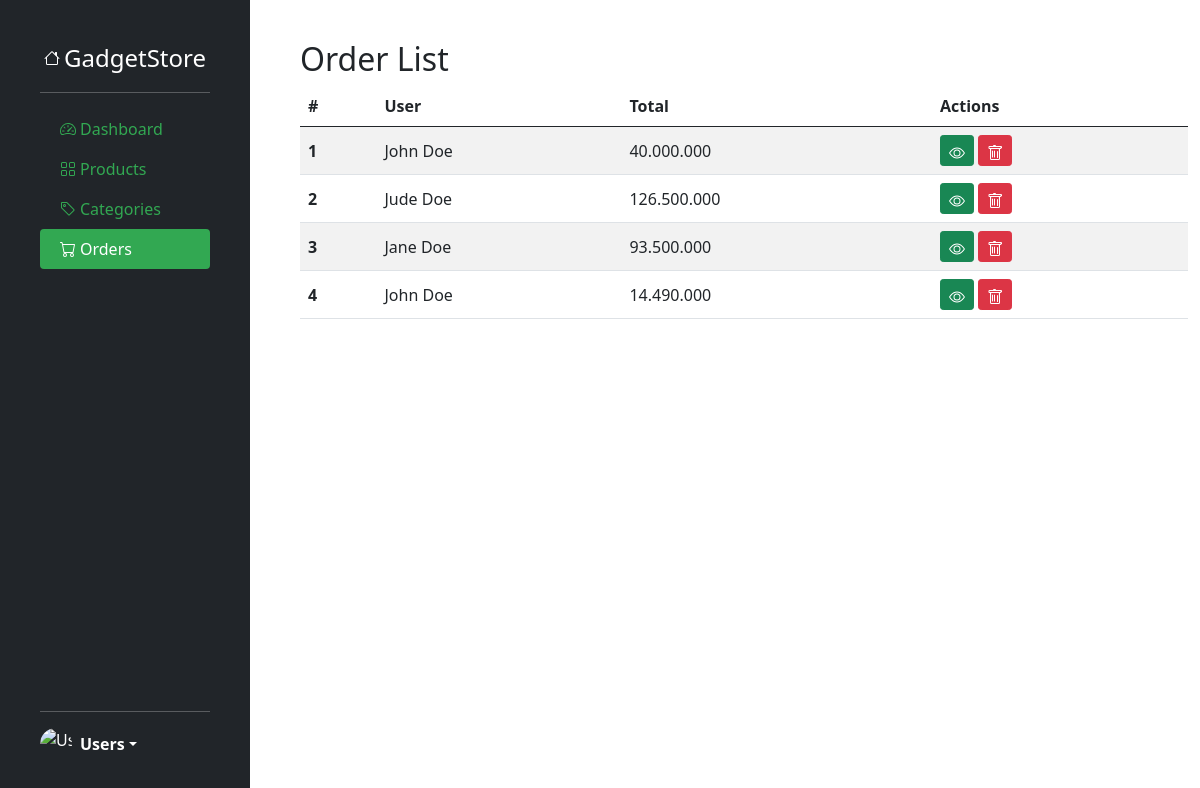
The page /backoffice/order.php on the database its author committed.
### tables this page shows
CREATE TABLE `orders` (
  `id` int(11) PRIMARY KEY AUTO_INCREMENT NOT NULL,
  `userid` int(11) NOT NULL,
  `total` int(11) NOT NULL,
  FOREIGN KEY (`userid`) REFERENCES `users` (`id`) ON DELETE CASCADE ON UPDATE CASCADE
);

CREATE TABLE `users` (
  `id` int(11) PRIMARY KEY AUTO_INCREMENT NOT NULL,
  `name` varchar(255) NOT NULL,
  `email` varchar(255) NOT NULL,
  `password` varchar(255) NOT NULL
);

### public/backoffice/order.php (the view, shortened to what this page needs)
<?php
$limit  = 10;
$page   = isset($_GET['page']) && is_numeric($_GET['page']) ? (int) $_GET['page'] : 1;
$offset = ($page - 1) * $limit;
include '../../src/db.php';
$sql    = "SELECT o.id, u.name AS user_name, o.total
            FROM orders o
            LEFT JOIN users u ON o.userid = u.id
            ORDER BY o.id DESC
            LIMIT $limit OFFSET $offset";
$result = $conn->query($sql);
include 'layout/header.php';
?>
<div class="container ps-0 ms-0 pb-5">
    <div class="row row-col-2">
        <div class="col">
            <h2>Order List</h2>
        </div>
    </div>
    <div class="panel panel-scrollable">
        <table class="table table-striped align-middle">
            <thead>
                <tr>
                    <th scope="col">#</th>
                    <th scope="col">User</th>
                    <th scope="col">Total</th>
                    <th scope="col">Actions</th>
                </tr>
            </thead>
            <tbody>
                <?php if ($result && $result->num_rows > 0): ?>
                    <?php $no = 1 + $offset; while($row = $result->fetch_assoc()): ?>
                        <tr>
                            <th scope="row"><?php echo $no++; ?></th>
                            <td><?php echo htmlspecialchars($row['user_name']); ?></td>
                            <td><?php echo number_format($row['total'], 0, ',', '.'); ?></td>
                            <td>
                                <button type="button" class="btn btn-sm btn-success" title="Detail"
                                    data-bs-toggle="modal" data-bs-target="#detailModal-<?= $row['id']; ?>">
                                </button>
                                <button type="button" class="btn btn-sm btn-danger" title="Delete"
                                    data-bs-toggle="modal" data-bs-target="#deleteModal-<?= $row['id']; ?>">
                                </button>
                            </td>
                        </tr>
                    <?php endwhile; ?>
                <?php else: ?>
                    <tr>
                        <td colspan="6" class="text-center">No orders found.</td>
                    </tr>
                <?php endif; ?>
            </tbody>
        </table>
    </div>
</div>
<?php
include 'layout/footer.php';
?>

### rows shown on the page
orders: userid.name "John Doe", total "40.000.000"
orders: userid.name "Jude Doe", total "126.500.000"
orders: userid.name "Jane Doe", total "93.500.000"
orders: userid.name "John Doe", total "14.490.000"
